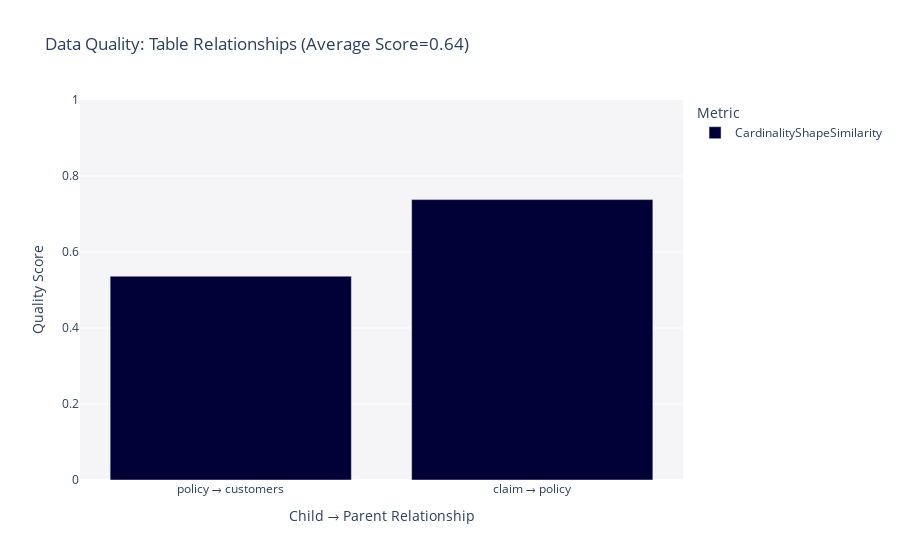

The notebook cell this image was saved under:
### Code cell
fig = report.get_visualization(
    property_name='Parent Child Relationships')

fig.show()

### Figure 1 — Plotly figure (JSON) as saved in the notebook; plotly's stock layout.template omitted (floating-point values rounded to 4 significant figures)
{"data": [{"alignmentgroup": "True", "customdata": [["CardinalityShapeSimilarity"], ["CardinalityShapeSimilarity"]], "hovertemplate": "<b>%{hovertext}</b><br><br>Metric=%{customdata[0]}<br>Quality Score=%{y}<extra></extra>", "hovertext": ["policy → customers", "claim → policy"], "legendgroup": "CardinalityShapeSimilarity", "marker": {"color": "#000036", "pattern": {"shape": ""}}, "name": "CardinalityShapeSimilarity", "offsetgroup": "CardinalityShapeSimilarity", "orientation": "v", "showlegend": true, "textposition": "auto", "type": "bar", "x": ["policy → customers", "claim → policy"], "xaxis": "x", "y": [0.5363, 0.7379], "yaxis": "y"}], "layout": {"barmode": "relative", "legend": {"title": {"text": "Metric"}, "tracegroupgap": 0}, "plot_bgcolor": "#F5F5F8", "title": {"text": "Data Quality: Table Relationships (Average Score=0.64)"}, "xaxis": {"anchor": "y", "categoryorder": "total ascending", "domain": [0, 1], "title": {"text": "Child → Parent Relationship"}}, "yaxis": {"anchor": "x", "domain": [0, 1], "range": [0, 1], "title": {"text": "Quality Score"}}}}
